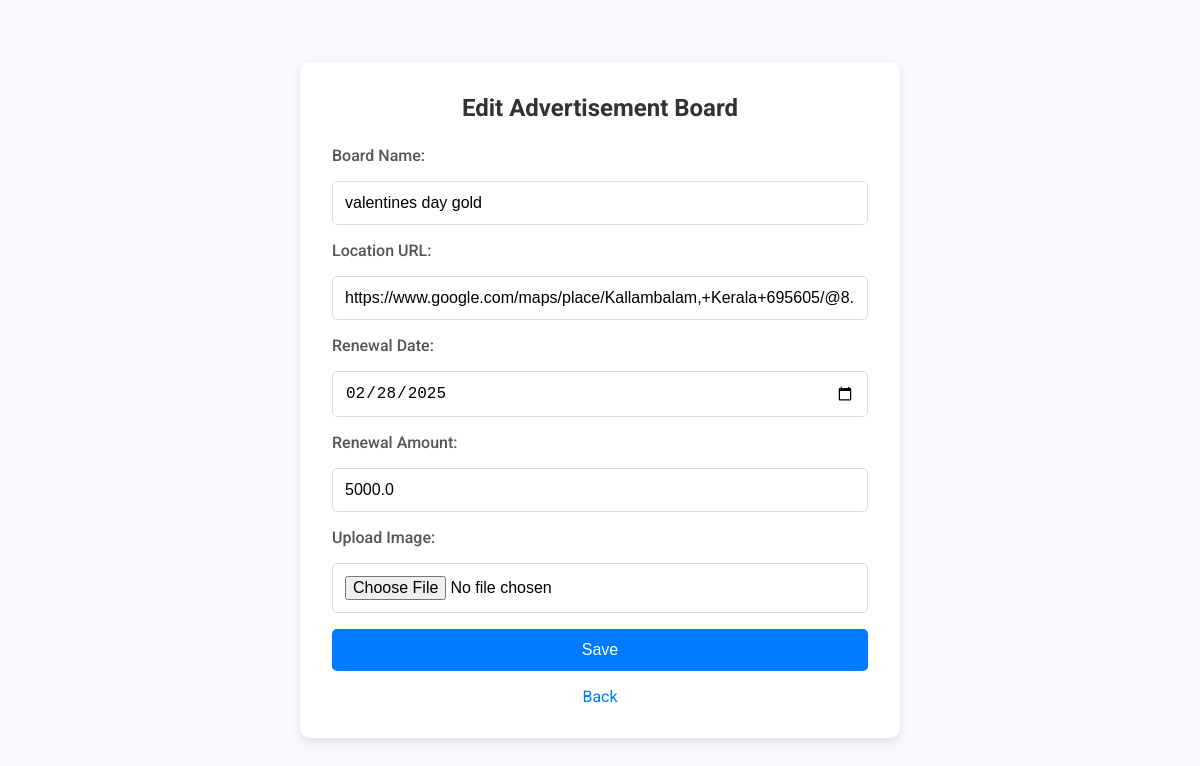
/edit_board/3 (signed in), run on an earlier commit of the app's database.
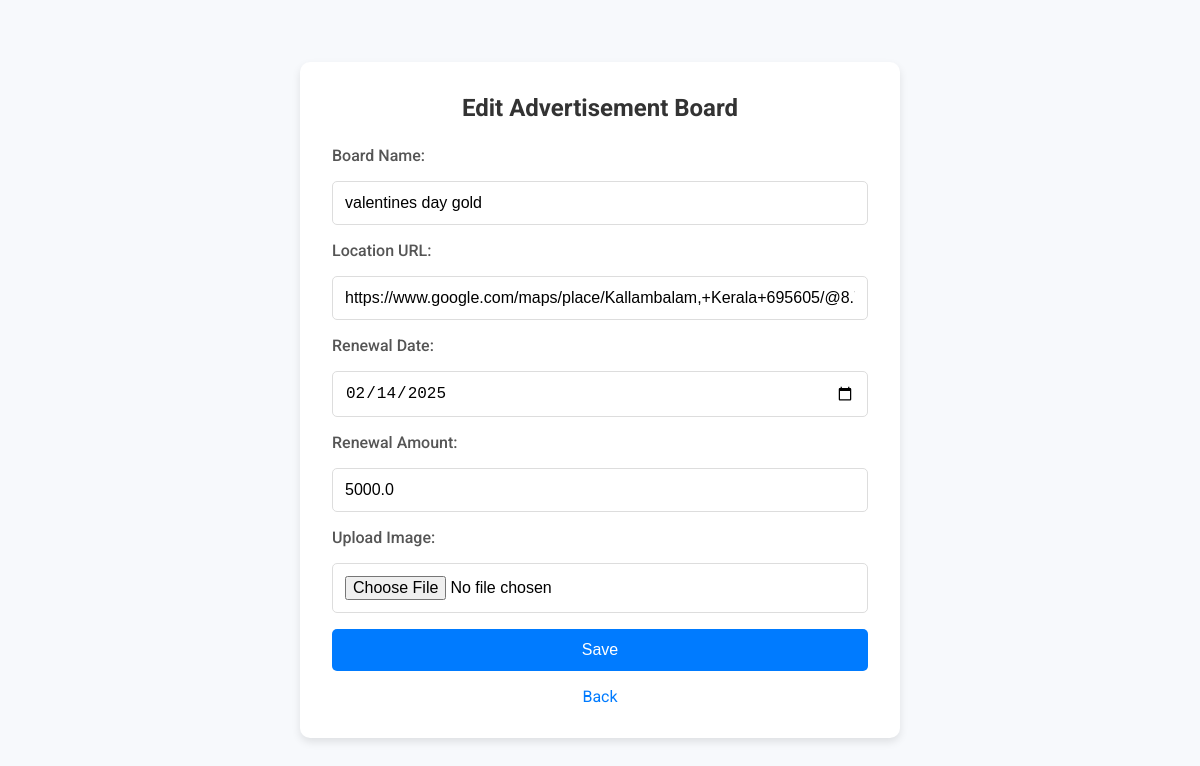
And on a later commit of the database.
### app.py (models this page shows)
class Board(db.Model):
    id = db.Column(db.Integer, primary_key=True)
    name = db.Column(db.String(100), nullable=False)
    location_url = db.Column(db.String(300), nullable=False)
    renewal_date = db.Column(db.Date, nullable=False)
    renewal_amount = db.Column(db.Float, nullable=False)
    image = db.Column(db.String(300), nullable=True)
    updated_by = db.Column(db.String(150), nullable=True)
    updated_at = db.Column(db.DateTime, default=db.func.current_timestamp(), onupdate=db.func.current_timestamp())

### app.py (the view, shortened to what this page needs)
@app.route('/edit_board/<int:board_id>', methods=['GET', 'POST'])
@login_required
def edit_board(board_id):
    board = Board.query.get_or_404(board_id)
    form = BoardForm(obj=board)
    return render_template('add_board.html', form=form, board=board)

### forms.py
class BoardForm(FlaskForm):
    name = StringField('Board Name', validators=[DataRequired()])
    location_url = StringField('Location URL', validators=[DataRequired()])
    renewal_date = DateField('Renewal Date', format='%Y-%m-%d', validators=[DataRequired()])
    renewal_amount = FloatField('Renewal Amount', validators=[DataRequired()])
    submit = SubmitField('Submit')

### app.py (called while the page is built)
@login_manager.user_loader
def load_user(user_id):
    return User.query.get(int(user_id))

### templates/add_board.html (shortened to what this page needs)
<!DOCTYPE html>
<html lang="en">
<head>
</head>
<body>
    <div class="container">
        <h2>{% if board %}Edit{% else %}Add{% endif %} Advertisement Board</h2>
        <form method="POST" enctype="multipart/form-data">
            <label>Board Name:</label>
            <input type="text" name="name" value="{{ board.name if board else '' }}" required>
            <label>Location URL:</label>
            <input type="url" name="location_url" value="{{ board.location_url if board else '' }}" required>
            <label>Renewal Date:</label>
            <input type="date" name="renewal_date" value="{{ board.renewal_date if board else '' }}" required>
            <label>Renewal Amount:</label>
            <input type="number" name="renewal_amount" value="{{ board.renewal_amount if board else '' }}" required>
            <label>Upload Image:</label>
            <input type="file" name="image">
            <button type="submit">Save</button>
        </form>
        <a href="{{ url_for('dashboard') }}">Back</a>
    </div>
</body>
</html>

What changed in the data, as far as the page shows it:
changed Board "valentines day gold": renewal_date "02/28/2025" → "02/14/2025"
